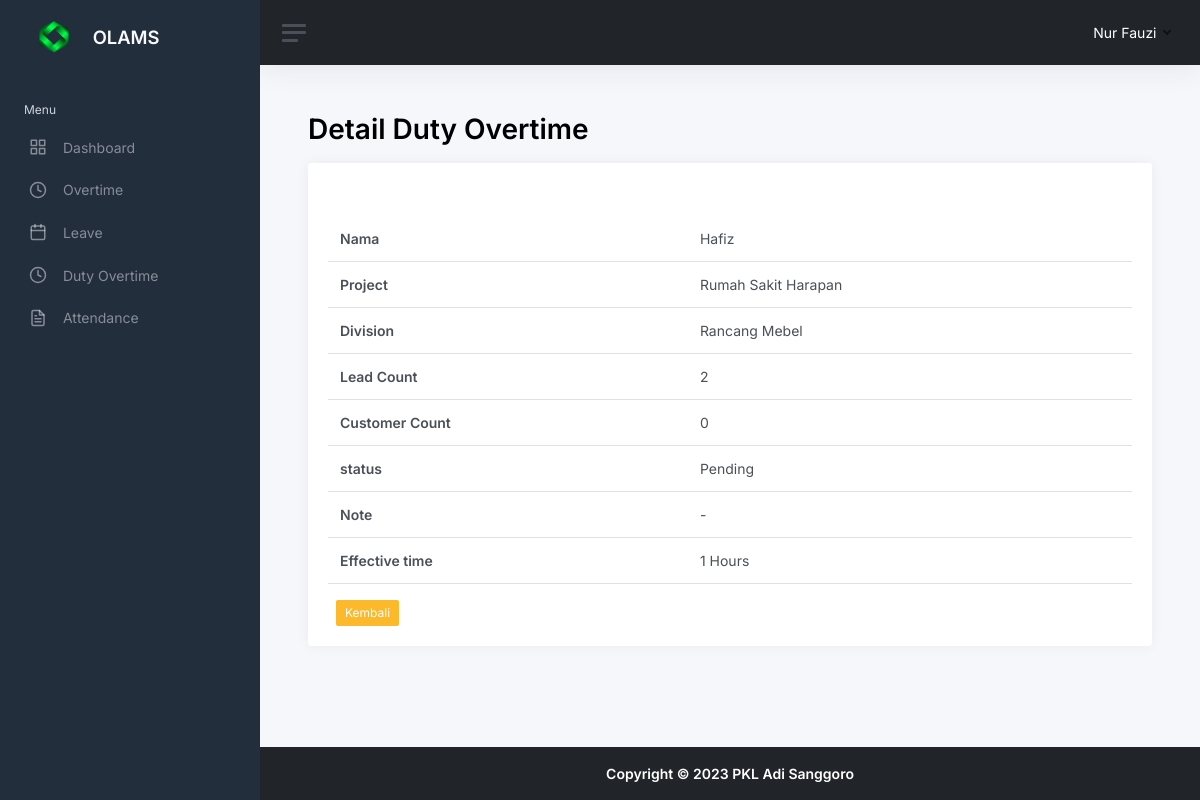
/duty_overtime_detail.php?id=1 (signed in), run on the app's committed database.
### tables this page shows
CREATE TABLE `duty_overtimes` (
  `duty_overtime_id` int(10) UNSIGNED NOT NULL,
  `user_id` tinyint(3) UNSIGNED NOT NULL,
  `project_id` tinyint(3) UNSIGNED NOT NULL,
  `division_id` tinyint(3) UNSIGNED NOT NULL,
  `lead_count` tinyint(3) UNSIGNED NOT NULL,
  `customer_count` tinyint(3) UNSIGNED NOT NULL,
  `note` text DEFAULT NULL,
  `time_duty_overtime` tinyint(3) UNSIGNED NOT NULL,
  `status` enum('Approved','Pending') NOT NULL DEFAULT 'Pending',
  `approved_by` tinyint(3) UNSIGNED NOT NULL,
  `created_by` tinyint(3) UNSIGNED NOT NULL,
  `created_at` timestamp NOT NULL DEFAULT current_timestamp(),
  `updated_at` timestamp NULL DEFAULT NULL ON UPDATE current_timestamp(),
  `updated_by` tinyint(3) UNSIGNED DEFAULT NULL
);

CREATE TABLE `users` (
  `user_id` tinyint(3) UNSIGNED NOT NULL,
  `role_id` tinyint(3) UNSIGNED NOT NULL,
  `name` varchar(64) NOT NULL,
  `username` varchar(32) NOT NULL,
  `password` varchar(254) NOT NULL,
  `email` varchar(64) NOT NULL,
  `created_by` tinyint(3) UNSIGNED NOT NULL,
  `created_at` timestamp NOT NULL DEFAULT current_timestamp(),
  `updated_by` tinyint(3) UNSIGNED DEFAULT NULL,
  `updated_at` timestamp NULL DEFAULT NULL ON UPDATE current_timestamp()
);

CREATE TABLE `m_projects` (
  `project_id` tinyint(3) UNSIGNED NOT NULL,
  `project_name` varchar(64) NOT NULL,
  `created_at` timestamp NOT NULL DEFAULT current_timestamp(),
  `created_by` tinyint(3) UNSIGNED NOT NULL,
  `updated_at` timestamp NULL DEFAULT NULL ON UPDATE current_timestamp(),
  `updated_by` tinyint(3) UNSIGNED DEFAULT NULL,
  `deleted_at` timestamp NULL DEFAULT NULL,
  `deleted_by` tinyint(3) UNSIGNED DEFAULT NULL,
  `is_deleted` enum('Y','N') DEFAULT 'N'
);

CREATE TABLE `m_divisions` (
  `division_id` tinyint(3) UNSIGNED NOT NULL,
  `division_name` varchar(64) NOT NULL,
  `created_at` timestamp NOT NULL DEFAULT current_timestamp(),
  `created_by` tinyint(3) UNSIGNED NOT NULL,
  `updated_at` timestamp NULL DEFAULT NULL ON UPDATE current_timestamp(),
  `updated_by` tinyint(3) UNSIGNED DEFAULT NULL
);

### duty_overtime_detail.php (the view, shortened to what this page needs)
<?php
include __DIR__ . "/include/conn.inc.php";
if (isset($_GET["id"])) {
    $duty_overtime_id = $_GET["id"];
    $detailQuery = "SELECT
        duty_overtimes.duty_overtime_id,
        users.name AS name,
        m_projects.project_name AS project_name,
        m_divisions.division_name AS division_name,
        duty_overtimes.lead_count,
        duty_overtimes.customer_count,
        duty_overtimes.note,
        duty_overtimes.status,
        duty_overtimes.time_duty_overtime
    FROM duty_overtimes
    LEFT JOIN users ON duty_overtimes.user_id = users.user_id
    LEFT JOIN m_projects ON duty_overtimes.project_id = m_projects.project_id
    LEFT JOIN m_divisions ON duty_overtimes.division_id = m_divisions.division_id
    WHERE duty_overtimes.duty_overtime_id = ?";
    $detailStatement = mysqli_prepare($conn, $detailQuery);
    mysqli_stmt_bind_param($detailStatement, "i", $duty_overtime_id);
    mysqli_stmt_execute($detailStatement);
    $detailData = mysqli_stmt_get_result($detailStatement);
    $detail = mysqli_fetch_assoc($detailData);
    $time_duty_overtime = $detail['time_duty_overtime']. ' Hours';
} else {
    echo "Duty Overtime ID tidak ditemukan.";
    exit();
}
?>
<!DOCTYPE html>
<html lang="en">
<head>
    <?php include "head.inc.php"; ?>
</head>
<body>
    <div class="wrapper">
        <?php include "components/sidebar.inc.php"; ?>
        <div class="main">
            <?php include "components/navbar.inc.php"; ?>
            <main class="content">
                <div class="container-fluid p-0">
                    <h1 class="h1 mb-3 judul_halaman"><strong>Detail Duty Overtime</strong></h1>
                    <div class="row">
                        <div class="col-12">
                            <div class="card">
                                <div class="card-header">
                                </div>
                                <div class="card-body">
                                    <table class="table">
                                        <tr>
                                            <td><strong>Nama</strong></td>
                                            <td><?= $detail['name'] ?></td>
                                        </tr>
                                        <tr>
                                            <td><strong>Project</strong></td>
                                            <td><?= $detail['project_name'] ?></td>
                                        </tr>
                                        <tr>
                                            <td><strong>Division</strong></td>
                                            <td><?= $detail['division_name'] ?></td>
                                        </tr>
                                        <tr>
                                            <td><strong>Lead Count</strong></td>
                                            <td><?= $detail['lead_count'] ?></td>
                                        </tr>
                                        <tr>
                                            <td><strong>Customer Count</strong></td>
                                            <td><?= $detail['customer_count'] ?></td>
                                        </tr>
                                        <tr>
                                            <td><strong>status</strong></td>
                                            <td><?= $detail['status'] ?></td>
                                        </tr>
                                        <tr>
                                            <td><strong>Note</strong></td>
                                            <td><?= empty($detail['note']) ? '-' : $detail['note'] ?></td>
                                        </tr>
                                        <tr>
                                            <td><strong>Effective time</strong></td>
                                            <td><?= $time_duty_overtime ?></td>
                                        </tr>
                                    </table>
                                    <a href="duty_overtimelist.php" class="btn btn-warning btn-sm ms-2">Kembali</a>
                                </div>
                            </div>
                        </div>
                    </div>
                </div>
            </main>
            <?php include "components/footer.inc.php"; ?>
        </div>
    </div>
</body>
</html>

### data on the page
duty_overtimes: user.name "Hafiz", project.project_name "Rumah Sakit Harapan", division.division_name "Rancang Mebel", lead_count "2", customer_count "0", status "Pending", time_duty_overtime "1 Hours"

### other printed values
$_SESSION['name'] "Nur Fauzi"
